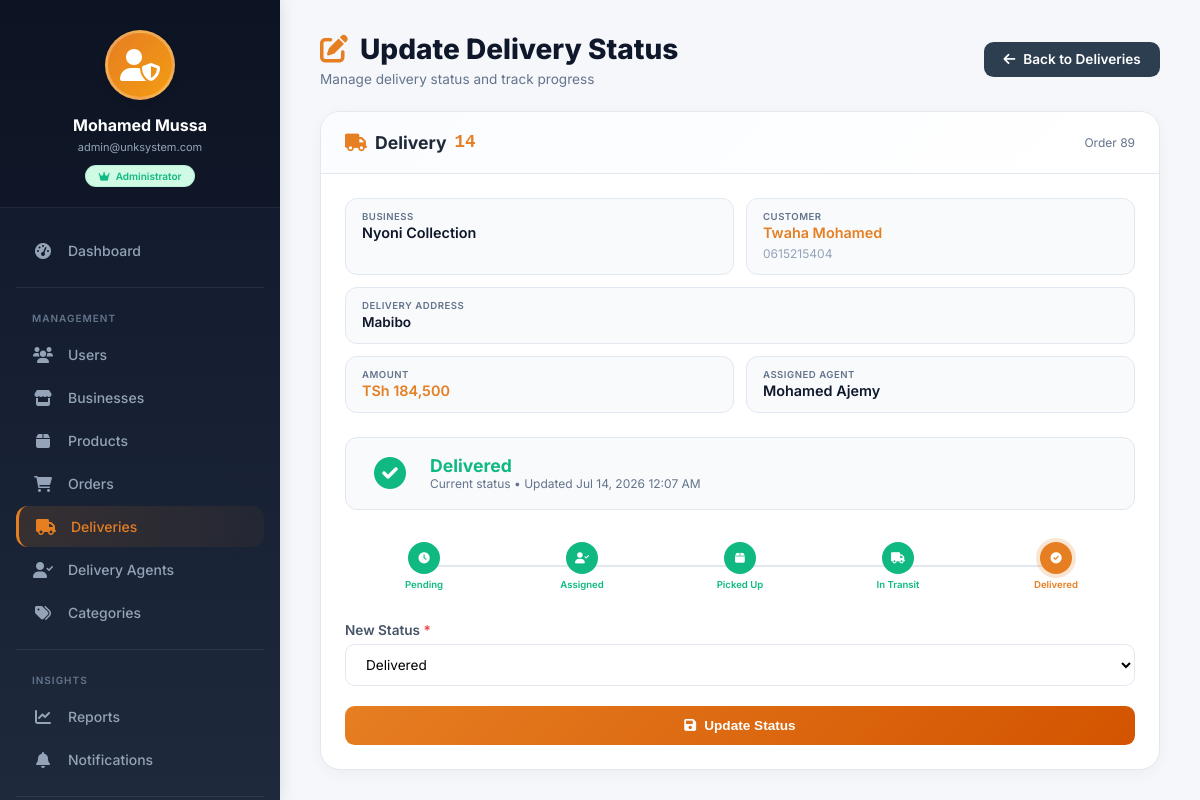
The app's page /admin/deliveries/update-status.php?id=14 (signed in), older data.
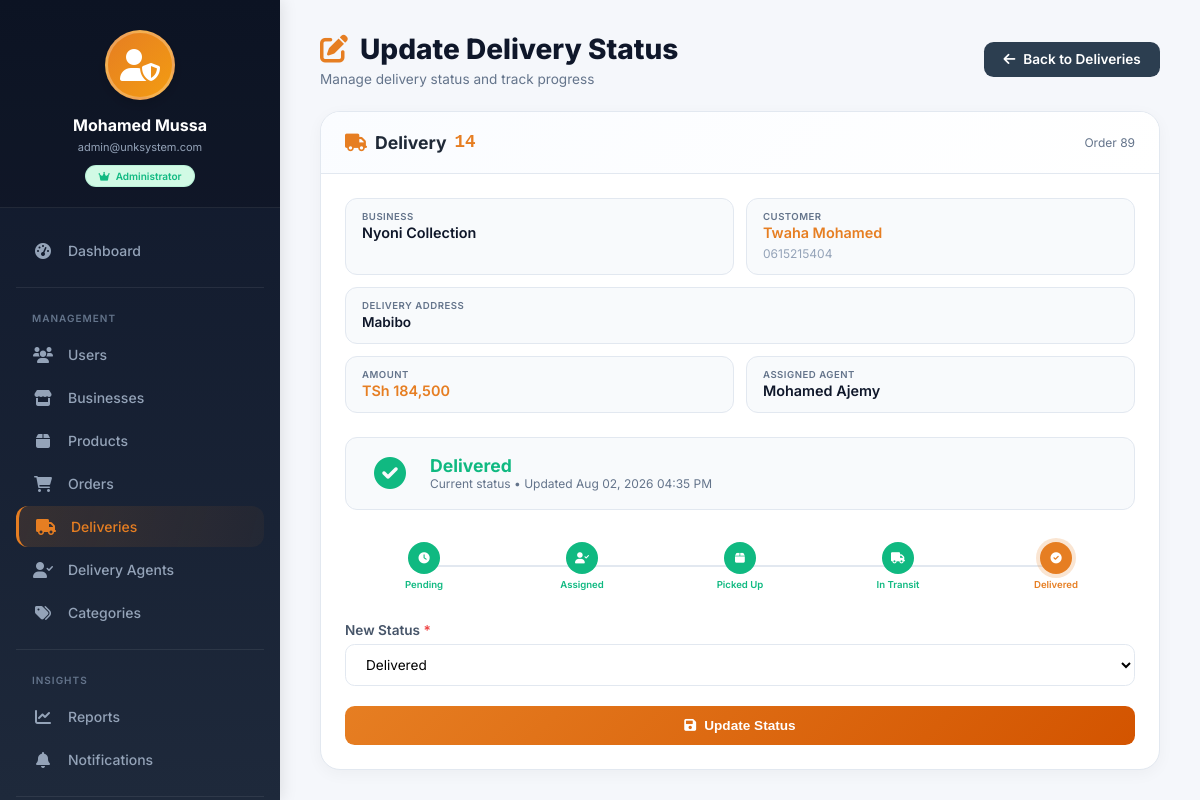
The same page, newer data.
### tables this page shows
CREATE TABLE `deliveries` (
  `delivery_id` int(11) NOT NULL AUTO_INCREMENT,
  `order_id` int(11) NOT NULL,
  `agent_id` int(11) DEFAULT NULL,
  `pickup_address` varchar(255) NOT NULL,
  `delivery_address` varchar(255) NOT NULL,
  `status` enum('pending','assigned','picked_up','in_transit','delivered','failed') DEFAULT 'pending',
  `assigned_at` timestamp NULL DEFAULT NULL,
  `picked_up_at` timestamp NULL DEFAULT NULL,
  `delivered_at` timestamp NULL DEFAULT NULL,
  `estimated_distance` decimal(10,2) DEFAULT NULL,
  `estimated_time` int(11) DEFAULT NULL,
  `delivery_fee` decimal(10,2) DEFAULT 0.00,
  `created_at` timestamp NOT NULL DEFAULT current_timestamp(),
  `updated_at` timestamp NOT NULL DEFAULT current_timestamp() ON UPDATE current_timestamp(),
  `rating` tinyint(1) DEFAULT NULL COMMENT '1-5 stars',
  `rating_comment` text DEFAULT NULL,
  `rated_at` timestamp NULL DEFAULT NULL,
  `otp_code` varchar(6) DEFAULT NULL,
  `otp_status` enum('pending','verified','expired') DEFAULT 'pending',
  `otp_confirmed` tinyint(1) DEFAULT 0,
  `otp_confirmed_at` datetime DEFAULT NULL,
  `otp_generated_at` datetime DEFAULT NULL,
  `otp_attempts` int(11) DEFAULT 0,
  PRIMARY KEY (`delivery_id`),
  UNIQUE KEY `uk_deliveries_order` (`order_id`),
  KEY `idx_deliveries_agent` (`agent_id`),
  KEY `idx_deliveries_status` (`status`),
  KEY `idx_deliveries_status_agent` (`status`,`agent_id`),
  KEY `idx_deliveries_created` (`created_at`),
  KEY `idx_otp_code` (`otp_code`),
  CONSTRAINT `fk_deliveries_agent` FOREIGN KEY (`agent_id`) REFERENCES `delivery_agents` (`agent_id`) ON UPDATE CASCADE,
  CONSTRAINT `fk_deliveries_order` FOREIGN KEY (`order_id`) REFERENCES `orders` (`order_id`) ON DELETE CASCADE ON UPDATE CASCADE
);

### admin/deliveries/update-status.php (the view, shortened to what the changed rows need)
<?php
require_once '../../config/database.php';
$delivery_id = isset($_GET['id']) ? (int)$_GET['id'] : 0;
$delivery_sql = "SELECT d.*, o.order_id, o.grand_total, o.delivery_address, u.phone,
                        o.customer_id,
                        b.business_name,
                        CONCAT(c.first_name, ' ', c.last_name) as customer_name,
                        CONCAT(a.first_name, ' ', a.last_name) as agent_name
                 FROM deliveries d
                 JOIN orders o ON d.order_id = o.order_id
                 JOIN businesses b ON o.business_id = b.business_id
                 JOIN customers c ON o.customer_id = c.customer_id
                 LEFT JOIN users u ON u.user_id = u.user_id
                 LEFT JOIN delivery_agents a ON d.agent_id = a.agent_id
                 WHERE d.delivery_id = $delivery_id";
$delivery_res = mysqli_query($conn, $delivery_sql);
$delivery = mysqli_fetch_assoc($delivery_res);
$statuses = [
    'pending' => ['label' => 'Pending', 'icon' => 'fa-clock', 'color' => '#f59e0b', 'bg' => '#fef3c7'],
    'assigned' => ['label' => 'Assigned', 'icon' => 'fa-user-check', 'color' => '#3b82f6', 'bg' => '#dbeafe'],
    'picked_up' => ['label' => 'Picked Up', 'icon' => 'fa-box', 'color' => '#8b5cf6', 'bg' => '#ede9fe'],
    'in_transit' => ['label' => 'In Transit', 'icon' => 'fa-truck', 'color' => '#ec4899', 'bg' => '#fce7f3'],
    'delivered' => ['label' => 'Delivered', 'icon' => 'fa-check-circle', 'color' => '#10b981', 'bg' => '#d1fae5'],
    'cancelled' => ['label' => 'Cancelled', 'icon' => 'fa-times-circle', 'color' => '#ef4444', 'bg' => '#fee2e2']
];
include '../includes/admin_sidebar.php';
?>
<!DOCTYPE html>
<html lang="en">
<head>
    <link rel="stylesheet" href="https://cdnjs.cloudflare.com/ajax/libs/font-awesome/6.0.0/css/all.min.css">
</head>
<body>
<div class="admin-content">
    <div class="page-header">
        <div>
            <h1><i class="fas fa-edit"></i> Update Delivery Status</h1>
        </div>
    </div>
    <div class="card">
        <div class="card-header">
            <h2><i class="fas fa-truck"></i> Delivery <span class="delivery-id"><?php echo $delivery_id; ?></span></h2>
        </div>
        <div class="card-body">
            <div class="current-status">
                <div>
                    <div class="status-label" style="color: <?php echo $statuses[$delivery['status']]['color']; ?>;">
                        <?php echo $statuses[$delivery['status']]['label']; ?>
                    </div>
                    <div class="status-sub">Current status • Updated <?php echo date('M d, Y h:i A', strtotime($delivery['updated_at'] ?? $delivery['created_at'])); ?></div>
                </div>
            </div>
            <form method="POST">
                <div class="form-group">
                    <label for="new_status">New Status <span class="required">*</span></label>
                    <select name="new_status" id="new_status" required>
                        <?php foreach ($statuses as $key => $status): ?>
                            <option value="<?php echo $key; ?>" <?php echo $key == $delivery['status'] ? 'selected' : ''; ?>>
                                <?php echo $status['label']; ?>
                            </option>
                        <?php endforeach; ?>
                    </select>
                </div>
            </form>
        </div>
    </div>
</div>
</body>
</html>

Row changes from the older to the newer data that the page shows:
changed deliveries "Delivered": updated_at "Jul 14, 2026 12:07 AM" → "Aug 02, 2026 04:35 PM"
